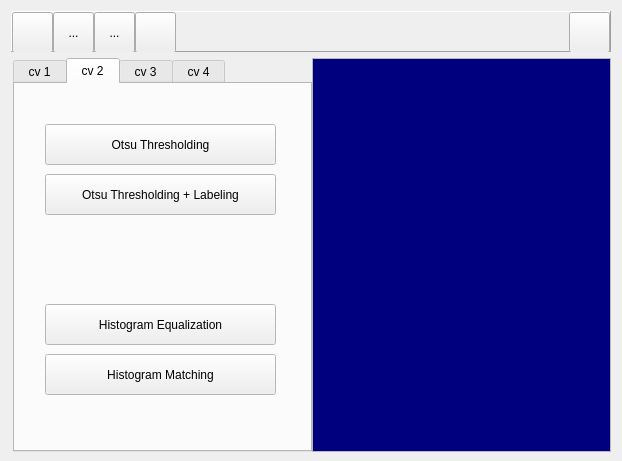
<?xml version="1.0" encoding="UTF-8"?>
<ui version="4.0">
 <class>MainFrame</class>
 <widget class="QDialog" name="MainFrame">
  <property name="geometry">
   <rect>
    <x>0</x>
    <y>0</y>
    <width>622</width>
    <height>461</height>
   </rect>
  </property>
  <property name="sizePolicy">
   <sizepolicy hsizetype="Preferred" vsizetype="Minimum">
    <horstretch>0</horstretch>
    <verstretch>0</verstretch>
   </sizepolicy>
  </property>
  <property name="minimumSize">
   <size>
    <width>0</width>
    <height>461</height>
   </size>
  </property>
  <property name="windowTitle">
   <string>Homeworks</string>
  </property>
  <property name="modal">
   <bool>false</bool>
  </property>
  <layout class="QVBoxLayout" name="verticalLayout">
   <item>
    <widget class="QFrame" name="frame">
     <property name="sizePolicy">
      <sizepolicy hsizetype="Preferred" vsizetype="Fixed">
       <horstretch>0</horstretch>
       <verstretch>0</verstretch>
      </sizepolicy>
     </property>
     <property name="minimumSize">
      <size>
       <width>0</width>
       <height>41</height>
      </size>
     </property>
     <property name="maximumSize">
      <size>
       <width>16777215</width>
       <height>41</height>
      </size>
     </property>
     <property name="frameShape">
      <enum>QFrame::Panel</enum>
     </property>
     <property name="frameShadow">
      <enum>QFrame::Raised</enum>
     </property>
     <layout class="QHBoxLayout" name="horizontalLayout_3">
      <property name="spacing">
       <number>0</number>
      </property>
      <property name="leftMargin">
       <number>0</number>
      </property>
      <property name="topMargin">
       <number>0</number>
      </property>
      <property name="rightMargin">
       <number>0</number>
      </property>
      <property name="bottomMargin">
       <number>0</number>
      </property>
      <item>
       <widget class="QToolButton" name="buttonOpen">
        <property name="enabled">
         <bool>true</bool>
        </property>
        <property name="sizePolicy">
         <sizepolicy hsizetype="Minimum" vsizetype="Minimum">
          <horstretch>0</horstretch>
          <verstretch>0</verstretch>
         </sizepolicy>
        </property>
        <property name="minimumSize">
         <size>
          <width>41</width>
          <height>41</height>
         </size>
        </property>
        <property name="maximumSize">
         <size>
          <width>41</width>
          <height>41</height>
         </size>
        </property>
        <property name="toolTip">
         <string>open an image file</string>
        </property>
        <property name="layoutDirection">
         <enum>Qt::LeftToRight</enum>
        </property>
        <property name="autoFillBackground">
         <bool>false</bool>
        </property>
        <property name="text">
         <string/>
        </property>
        <property name="icon">
         <iconset resource="images/mainframe.qrc">
          <normaloff>:/open.png</normaloff>:/open.png</iconset>
        </property>
        <property name="iconSize">
         <size>
          <width>41</width>
          <height>41</height>
         </size>
        </property>
        <property name="checkable">
         <bool>false</bool>
        </property>
        <property name="autoRepeat">
         <bool>false</bool>
        </property>
        <property name="autoExclusive">
         <bool>false</bool>
        </property>
        <property name="popupMode">
         <enum>QToolButton::DelayedPopup</enum>
        </property>
        <property name="toolButtonStyle">
         <enum>Qt::ToolButtonIconOnly</enum>
        </property>
        <property name="autoRaise">
         <bool>false</bool>
        </property>
       </widget>
      </item>
      <item>
       <widget class="QToolButton" name="toolButton_2">
        <property name="sizePolicy">
         <sizepolicy hsizetype="Minimum" vsizetype="Minimum">
          <horstretch>0</horstretch>
          <verstretch>0</verstretch>
         </sizepolicy>
        </property>
        <property name="minimumSize">
         <size>
          <width>41</width>
          <height>41</height>
         </size>
        </property>
        <property name="maximumSize">
         <size>
          <width>41</width>
          <height>41</height>
         </size>
        </property>
        <property name="text">
         <string>...</string>
        </property>
       </widget>
      </item>
      <item>
       <widget class="QToolButton" name="toolButton_3">
        <property name="sizePolicy">
         <sizepolicy hsizetype="Minimum" vsizetype="Minimum">
          <horstretch>0</horstretch>
          <verstretch>0</verstretch>
         </sizepolicy>
        </property>
        <property name="minimumSize">
         <size>
          <width>41</width>
          <height>41</height>
         </size>
        </property>
        <property name="maximumSize">
         <size>
          <width>41</width>
          <height>41</height>
         </size>
        </property>
        <property name="text">
         <string>...</string>
        </property>
       </widget>
      </item>
      <item>
       <widget class="QToolButton" name="buttonDeleteContents">
        <property name="sizePolicy">
         <sizepolicy hsizetype="Minimum" vsizetype="Minimum">
          <horstretch>0</horstretch>
          <verstretch>0</verstretch>
         </sizepolicy>
        </property>
        <property name="minimumSize">
         <size>
          <width>41</width>
          <height>41</height>
         </size>
        </property>
        <property name="maximumSize">
         <size>
          <width>41</width>
          <height>41</height>
         </size>
        </property>
        <property name="toolTip">
         <string>close all forms</string>
        </property>
        <property name="autoFillBackground">
         <bool>false</bool>
        </property>
        <property name="text">
         <string/>
        </property>
        <property name="icon">
         <iconset resource="images/mainframe.qrc">
          <normaloff>:/1-21.png</normaloff>:/1-21.png</iconset>
        </property>
        <property name="iconSize">
         <size>
          <width>41</width>
          <height>41</height>
         </size>
        </property>
       </widget>
      </item>
      <item>
       <spacer name="horizontalSpacer">
        <property name="orientation">
         <enum>Qt::Horizontal</enum>
        </property>
        <property name="sizeHint" stdset="0">
         <size>
          <width>40</width>
          <height>20</height>
         </size>
        </property>
       </spacer>
      </item>
      <item>
       <widget class="QToolButton" name="buttonShowList">
        <property name="sizePolicy">
         <sizepolicy hsizetype="Minimum" vsizetype="Minimum">
          <horstretch>0</horstretch>
          <verstretch>0</verstretch>
         </sizepolicy>
        </property>
        <property name="minimumSize">
         <size>
          <width>41</width>
          <height>41</height>
         </size>
        </property>
        <property name="maximumSize">
         <size>
          <width>41</width>
          <height>41</height>
         </size>
        </property>
        <property name="toolTip">
         <string>show the list view</string>
        </property>
        <property name="text">
         <string/>
        </property>
        <property name="icon">
         <iconset resource="images/mainframe.qrc">
          <normaloff>:/2-3.png</normaloff>:/2-3.png</iconset>
        </property>
        <property name="iconSize">
         <size>
          <width>82</width>
          <height>41</height>
         </size>
        </property>
       </widget>
      </item>
     </layout>
    </widget>
   </item>
   <item>
    <layout class="QHBoxLayout" name="horizontalLayout">
     <property name="spacing">
      <number>0</number>
     </property>
     <property name="leftMargin">
      <number>2</number>
     </property>
     <item>
      <widget class="QTabWidget" name="tabWidget">
       <property name="sizePolicy">
        <sizepolicy hsizetype="Fixed" vsizetype="Expanding">
         <horstretch>0</horstretch>
         <verstretch>0</verstretch>
        </sizepolicy>
       </property>
       <property name="minimumSize">
        <size>
         <width>299</width>
         <height>394</height>
        </size>
       </property>
       <property name="palette">
        <palette>
         <active>
          <colorrole role="Light">
           <brush brushstyle="SolidPattern">
            <color alpha="255">
             <red>255</red>
             <green>255</green>
             <blue>255</blue>
            </color>
           </brush>
          </colorrole>
          <colorrole role="Base">
           <brush brushstyle="SolidPattern">
            <color alpha="255">
             <red>255</red>
             <green>255</green>
             <blue>255</blue>
            </color>
           </brush>
          </colorrole>
          <colorrole role="Window">
           <brush brushstyle="SolidPattern">
            <color alpha="255">
             <red>255</red>
             <green>255</green>
             <blue>255</blue>
            </color>
           </brush>
          </colorrole>
          <colorrole role="NoRole">
           <brush brushstyle="SolidPattern">
            <color alpha="255">
             <red>255</red>
             <green>85</green>
             <blue>0</blue>
            </color>
           </brush>
          </colorrole>
         </active>
         <inactive>
          <colorrole role="Light">
           <brush brushstyle="SolidPattern">
            <color alpha="255">
             <red>255</red>
             <green>255</green>
             <blue>255</blue>
            </color>
           </brush>
          </colorrole>
          <colorrole role="Base">
           <brush brushstyle="SolidPattern">
            <color alpha="255">
             <red>255</red>
             <green>255</green>
             <blue>255</blue>
            </color>
           </brush>
          </colorrole>
          <colorrole role="Window">
           <brush brushstyle="SolidPattern">
            <color alpha="255">
             <red>255</red>
             <green>255</green>
             <blue>255</blue>
            </color>
           </brush>
          </colorrole>
          <colorrole role="NoRole">
           <brush brushstyle="SolidPattern">
            <color alpha="255">
             <red>255</red>
             <green>85</green>
             <blue>0</blue>
            </color>
           </brush>
          </colorrole>
         </inactive>
         <disabled>
          <colorrole role="Light">
           <brush brushstyle="SolidPattern">
            <color alpha="255">
             <red>255</red>
             <green>255</green>
             <blue>255</blue>
            </color>
           </brush>
          </colorrole>
          <colorrole role="Base">
           <brush brushstyle="SolidPattern">
            <color alpha="255">
             <red>255</red>
             <green>255</green>
             <blue>255</blue>
            </color>
           </brush>
          </colorrole>
          <colorrole role="Window">
           <brush brushstyle="SolidPattern">
            <color alpha="255">
             <red>255</red>
             <green>255</green>
             <blue>255</blue>
            </color>
           </brush>
          </colorrole>
          <colorrole role="NoRole">
           <brush brushstyle="SolidPattern">
            <color alpha="255">
             <red>255</red>
             <green>85</green>
             <blue>0</blue>
            </color>
           </brush>
          </colorrole>
         </disabled>
        </palette>
       </property>
       <property name="cursor">
        <cursorShape>ArrowCursor</cursorShape>
       </property>
       <property name="autoFillBackground">
        <bool>false</bool>
       </property>
       <property name="tabPosition">
        <enum>QTabWidget::North</enum>
       </property>
       <property name="tabShape">
        <enum>QTabWidget::Rounded</enum>
       </property>
       <property name="currentIndex">
        <number>1</number>
       </property>
       <property name="iconSize">
        <size>
         <width>31</width>
         <height>31</height>
        </size>
       </property>
       <property name="elideMode">
        <enum>Qt::ElideMiddle</enum>
       </property>
       <widget class="QWidget" name="tab_2">
        <attribute name="title">
         <string> cv 1 </string>
        </attribute>
        <widget class="QLabel" name="label_5">
         <property name="geometry">
          <rect>
           <x>50</x>
           <y>90</y>
           <width>31</width>
           <height>16</height>
          </rect>
         </property>
         <property name="text">
          <string>Hue</string>
         </property>
        </widget>
        <widget class="QSpinBox" name="spinHue">
         <property name="geometry">
          <rect>
           <x>75</x>
           <y>87</y>
           <width>61</width>
           <height>22</height>
          </rect>
         </property>
         <property name="alignment">
          <set>Qt::AlignCenter</set>
         </property>
         <property name="maximum">
          <number>360</number>
         </property>
         <property name="singleStep">
          <number>20</number>
         </property>
         <property name="value">
          <number>250</number>
         </property>
        </widget>
        <widget class="QLabel" name="label_6">
         <property name="geometry">
          <rect>
           <x>150</x>
           <y>90</y>
           <width>31</width>
           <height>16</height>
          </rect>
         </property>
         <property name="text">
          <string>Sat.</string>
         </property>
        </widget>
        <widget class="QDoubleSpinBox" name="spinSaturation">
         <property name="geometry">
          <rect>
           <x>173</x>
           <y>87</y>
           <width>62</width>
           <height>22</height>
          </rect>
         </property>
         <property name="alignment">
          <set>Qt::AlignCenter</set>
         </property>
         <property name="maximum">
          <double>1.000000000000000</double>
         </property>
         <property name="singleStep">
          <double>0.100000000000000</double>
         </property>
         <property name="value">
          <double>0.300000000000000</double>
         </property>
        </widget>
        <widget class="QPushButton" name="buttonSepiaTone">
         <property name="geometry">
          <rect>
           <x>40</x>
           <y>37</y>
           <width>201</width>
           <height>41</height>
          </rect>
         </property>
         <property name="autoFillBackground">
          <bool>false</bool>
         </property>
         <property name="text">
          <string>Sepia Tone</string>
         </property>
         <property name="iconSize">
          <size>
           <width>41</width>
           <height>41</height>
          </size>
         </property>
         <property name="checkable">
          <bool>false</bool>
         </property>
         <property name="autoRepeat">
          <bool>false</bool>
         </property>
         <property name="autoExclusive">
          <bool>false</bool>
         </property>
         <property name="autoDefault">
          <bool>true</bool>
         </property>
         <property name="flat">
          <bool>false</bool>
         </property>
        </widget>
        <widget class="QLabel" name="label_FromMax">
         <property name="geometry">
          <rect>
           <x>140</x>
           <y>240</y>
           <width>61</width>
           <height>20</height>
          </rect>
         </property>
         <property name="text">
          <string>FromMax</string>
         </property>
        </widget>
        <widget class="QLabel" name="label_FromMin">
         <property name="geometry">
          <rect>
           <x>10</x>
           <y>240</y>
           <width>61</width>
           <height>20</height>
          </rect>
         </property>
         <property name="text">
          <string>FromMin</string>
         </property>
        </widget>
        <widget class="QSpinBox" name="spinFromMin">
         <property name="geometry">
          <rect>
           <x>70</x>
           <y>240</y>
           <width>61</width>
           <height>22</height>
          </rect>
         </property>
         <property name="alignment">
          <set>Qt::AlignCenter</set>
         </property>
         <property name="maximum">
          <number>255</number>
         </property>
         <property name="singleStep">
          <number>10</number>
         </property>
         <property name="value">
          <number>100</number>
         </property>
        </widget>
        <widget class="QPushButton" name="buttonContrast">
         <property name="geometry">
          <rect>
           <x>40</x>
           <y>180</y>
           <width>201</width>
           <height>41</height>
          </rect>
         </property>
         <property name="autoFillBackground">
          <bool>false</bool>
         </property>
         <property name="text">
          <string>Luminance Contrast</string>
         </property>
         <property name="iconSize">
          <size>
           <width>41</width>
           <height>41</height>
          </size>
         </property>
         <property name="checkable">
          <bool>false</bool>
         </property>
         <property name="autoRepeat">
          <bool>false</bool>
         </property>
         <property name="autoExclusive">
          <bool>false</bool>
         </property>
         <property name="autoDefault">
          <bool>true</bool>
         </property>
         <property name="flat">
          <bool>false</bool>
         </property>
        </widget>
        <widget class="QSpinBox" name="spinFromMax">
         <property name="geometry">
          <rect>
           <x>200</x>
           <y>240</y>
           <width>61</width>
           <height>22</height>
          </rect>
         </property>
         <property name="alignment">
          <set>Qt::AlignCenter</set>
         </property>
         <property name="maximum">
          <number>255</number>
         </property>
         <property name="singleStep">
          <number>10</number>
         </property>
         <property name="value">
          <number>200</number>
         </property>
        </widget>
        <widget class="QSpinBox" name="spinToMin">
         <property name="geometry">
          <rect>
           <x>70</x>
           <y>280</y>
           <width>61</width>
           <height>22</height>
          </rect>
         </property>
         <property name="alignment">
          <set>Qt::AlignCenter</set>
         </property>
         <property name="maximum">
          <number>255</number>
         </property>
         <property name="singleStep">
          <number>10</number>
         </property>
         <property name="value">
          <number>0</number>
         </property>
        </widget>
        <widget class="QLabel" name="label_ToMin">
         <property name="geometry">
          <rect>
           <x>20</x>
           <y>280</y>
           <width>51</width>
           <height>20</height>
          </rect>
         </property>
         <property name="text">
          <string>ToMin</string>
         </property>
        </widget>
        <widget class="QLabel" name="label_ToMax">
         <property name="geometry">
          <rect>
           <x>140</x>
           <y>280</y>
           <width>51</width>
           <height>20</height>
          </rect>
         </property>
         <property name="text">
          <string>ToMax</string>
         </property>
        </widget>
        <widget class="QSpinBox" name="spinToMax">
         <property name="geometry">
          <rect>
           <x>200</x>
           <y>280</y>
           <width>61</width>
           <height>22</height>
          </rect>
         </property>
         <property name="alignment">
          <set>Qt::AlignCenter</set>
         </property>
         <property name="maximum">
          <number>255</number>
         </property>
         <property name="singleStep">
          <number>10</number>
         </property>
         <property name="value">
          <number>255</number>
         </property>
        </widget>
       </widget>
       <widget class="QWidget" name="tab_3">
        <attribute name="title">
         <string> cv 2 </string>
        </attribute>
        <widget class="QPushButton" name="buttonOtsuBetween">
         <property name="geometry">
          <rect>
           <x>30</x>
           <y>40</y>
           <width>231</width>
           <height>41</height>
          </rect>
         </property>
         <property name="text">
          <string>Otsu Thresholding</string>
         </property>
        </widget>
        <widget class="QPushButton" name="buttonLabeling">
         <property name="geometry">
          <rect>
           <x>30</x>
           <y>90</y>
           <width>231</width>
           <height>41</height>
          </rect>
         </property>
         <property name="text">
          <string>Otsu Thresholding + Labeling</string>
         </property>
        </widget>
        <widget class="QPushButton" name="buttonHistoEqualization">
         <property name="geometry">
          <rect>
           <x>30</x>
           <y>220</y>
           <width>231</width>
           <height>41</height>
          </rect>
         </property>
         <property name="text">
          <string>Histogram Equalization</string>
         </property>
        </widget>
        <widget class="QPushButton" name="buttonHistoMatching">
         <property name="geometry">
          <rect>
           <x>30</x>
           <y>270</y>
           <width>231</width>
           <height>41</height>
          </rect>
         </property>
         <property name="text">
          <string>Histogram Matching</string>
         </property>
        </widget>
       </widget>
       <widget class="QWidget" name="tab_4">
        <attribute name="title">
         <string> cv 3 </string>
        </attribute>
       </widget>
       <widget class="QWidget" name="tab">
        <attribute name="title">
         <string> cv 4 </string>
        </attribute>
       </widget>
      </widget>
     </item>
     <item>
      <widget class="QListWidget" name="listWidget">
       <property name="sizePolicy">
        <sizepolicy hsizetype="Ignored" vsizetype="Minimum">
         <horstretch>0</horstretch>
         <verstretch>0</verstretch>
        </sizepolicy>
       </property>
       <property name="minimumSize">
        <size>
         <width>0</width>
         <height>394</height>
        </size>
       </property>
       <property name="palette">
        <palette>
         <active>
          <colorrole role="WindowText">
           <brush brushstyle="SolidPattern">
            <color alpha="255">
             <red>255</red>
             <green>255</green>
             <blue>0</blue>
            </color>
           </brush>
          </colorrole>
          <colorrole role="Text">
           <brush brushstyle="SolidPattern">
            <color alpha="255">
             <red>255</red>
             <green>255</green>
             <blue>255</blue>
            </color>
           </brush>
          </colorrole>
          <colorrole role="Base">
           <brush brushstyle="SolidPattern">
            <color alpha="255">
             <red>0</red>
             <green>0</green>
             <blue>127</blue>
            </color>
           </brush>
          </colorrole>
          <colorrole role="PlaceholderText">
           <brush brushstyle="NoBrush">
            <color alpha="128">
             <red>255</red>
             <green>255</green>
             <blue>255</blue>
            </color>
           </brush>
          </colorrole>
         </active>
         <inactive>
          <colorrole role="WindowText">
           <brush brushstyle="SolidPattern">
            <color alpha="255">
             <red>255</red>
             <green>255</green>
             <blue>0</blue>
            </color>
           </brush>
          </colorrole>
          <colorrole role="Text">
           <brush brushstyle="SolidPattern">
            <color alpha="255">
             <red>255</red>
             <green>255</green>
             <blue>255</blue>
            </color>
           </brush>
          </colorrole>
          <colorrole role="Base">
           <brush brushstyle="SolidPattern">
            <color alpha="255">
             <red>0</red>
             <green>0</green>
             <blue>127</blue>
            </color>
           </brush>
          </colorrole>
          <colorrole role="PlaceholderText">
           <brush brushstyle="NoBrush">
            <color alpha="128">
             <red>255</red>
             <green>255</green>
             <blue>255</blue>
            </color>
           </brush>
          </colorrole>
         </inactive>
         <disabled>
          <colorrole role="WindowText">
           <brush brushstyle="SolidPattern">
            <color alpha="255">
             <red>120</red>
             <green>120</green>
             <blue>120</blue>
            </color>
           </brush>
          </colorrole>
          <colorrole role="Text">
           <brush brushstyle="SolidPattern">
            <color alpha="255">
             <red>120</red>
             <green>120</green>
             <blue>120</blue>
            </color>
           </brush>
          </colorrole>
          <colorrole role="Base">
           <brush brushstyle="SolidPattern">
            <color alpha="255">
             <red>240</red>
             <green>240</green>
             <blue>240</blue>
            </color>
           </brush>
          </colorrole>
          <colorrole role="PlaceholderText">
           <brush brushstyle="NoBrush">
            <color alpha="128">
             <red>255</red>
             <green>255</green>
             <blue>255</blue>
            </color>
           </brush>
          </colorrole>
         </disabled>
        </palette>
       </property>
       <property name="font">
        <font>
         <family>Times New Roman</family>
         <pointsize>10</pointsize>
        </font>
       </property>
      </widget>
     </item>
    </layout>
   </item>
  </layout>
 </widget>
 <layoutdefault spacing="6" margin="11"/>
 <resources>
  <include location="images/mainframe.qrc"/>
 </resources>
 <connections/>
</ui>
